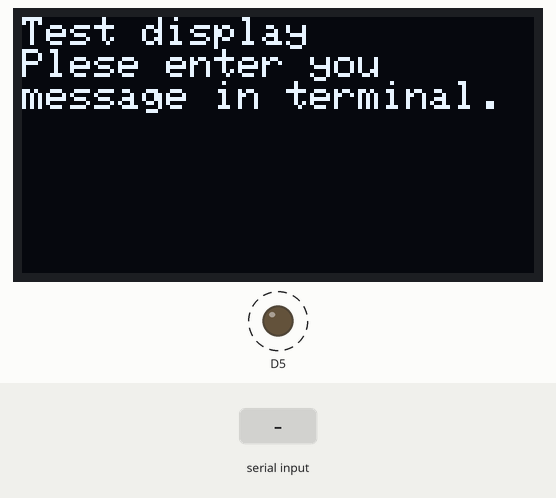
Simulated run of this sketch. Board: ESP8266 (NodeMCU). On the bench: 128×64 one-colour display, output pins drawn as LEDs (lit = HIGH). Dashed ring = blinking. Inputs (shaded band) come from the test bench. What the sketch prints to the serial monitor is not drawn.

Above: at 6.0 s.
6.1 s: "1" received over Serial
At 7.3 s:
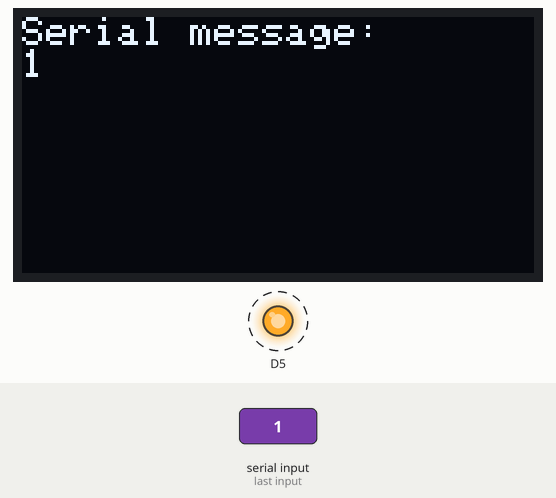
14.4 s: "0" received over Serial
At 15.6 s:
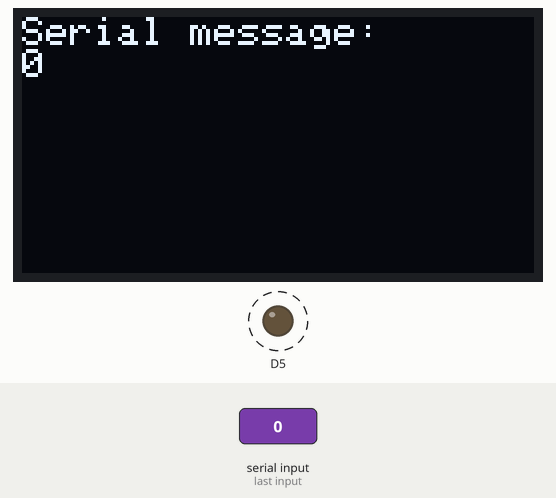
Timing chart, 0 to 22.9 s (numbered marks = the images above; inputs shaded):
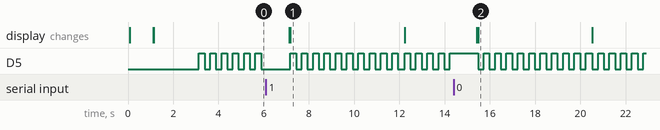

The sketch:

8266_Serail_to_oled.ino
```cpp
#include "display.h"
#include "MyMillis.h"

MyDisplay dsp(&display);

MyMillis millis250(250);
MyMillis millis5000(5000);

String str;
bool readSerialPort();
bool showMessage = true;
bool messageState = false;
bool clearMessage = true;

void setup() {
  dsp.displayInit();
  dsp.displayPrintText((char*)"Init...");
  delay(1000);
  dsp.displayClear();
  dsp.displayPrintText((char*)"Test display\nPlese enter you \nmessage in terminal.");
  pinMode(D5, OUTPUT);
}

void loop() {
  if (showMessage) {
    delay(2000);
    Serial.println("\nEnter you message");
    showMessage = false;
  }

  if (readSerialPort() && messageState) {
    dsp.displayClear();
    dsp.displayPrintText((char*)"Serial message: ");
    dsp.displayPrintText(str);
    Serial.println(str);
    str = "";
    messageState = false;
    clearMessage = true;
  }

  if (millis250.millisInterval()) {
    digitalWrite(D5, HIGH);
  } else {
    digitalWrite(D5, LOW);
  }

  if (clearMessage && millis5000.millisInterval()) {
    dsp.displayClear();
    dsp.displayPrintText((char*)"Test display\nPlese enter you \nmessage in terminal.");
    millis5000.reset();
    messageState = true;
    clearMessage = false;
  }
}

bool readSerialPort() {
  bool status = false;
  if (Serial.available() > 0) {
    str = Serial.readString();
    status = true;
  }

  return status;
}
```

MyMillis.cpp
```cpp
#include "MyMillis.h"

MyMillis::MyMillis(long interval_){
  this->interval = interval_;
  this->millisState = false;
  this->currentMillis = 0;
  this->previousMillis = 0;
}

bool MyMillis::millisInterval() {
  currentMillis = millis();
  if (currentMillis - previousMillis >= interval) {
    // Serial.printf("%d %d %d\n", currentMillis, previousMillis, currentMillis - previousMillis);
    previousMillis = currentMillis;
    if (millisState == false) {
      millisState = true;
    } else {
      millisState = false;
    }
  }

  return millisState;
}

void MyMillis::reset(){
  // millisState = false;
  currentMillis = 0;
  previousMillis = 0;
}
```

MyMillis.h
```cpp
#ifndef _MYMILLIS_H
#define _MYMILLIS_H
#include <Arduino.h>

class MyMillis {
public:
  MyMillis(long interval_);
  bool millisInterval();
  void reset();
private:
  unsigned long previousMillis;
  unsigned long currentMillis;
  bool millisState;
  long interval;
};

#endif
```

display.cpp
```cpp
#include "display.h"

MyDisplay::MyDisplay(Adafruit_SSD1306 *disp){
  this->d = disp;
}

void MyDisplay::displayInit() {
  Serial.begin(115200);

  if (!d->begin(SSD1306_SWITCHCAPVCC, SCREEN_ADDRESS)) {
    Serial.println(F("SSD1306 allocation failed"));
    for (;;);
  }

  d->clearDisplay();
  d->display();
  d->setTextSize(1);
  d->setTextColor(SSD1306_WHITE);
  d->setCursor(0, 0);
  d->clearDisplay();
}

void MyDisplay::displayPrintText(char *data) {
  d->println(data);
  d->display();
}

void MyDisplay::displayPrintText(const Printable& x){
  d->print(x);
  d->display();
}

void MyDisplay::displayPrintText(const String &s){
    d->print(s);
    d->display();
}

void MyDisplay::displayClear(){
  d->setCursor(0, 0);
  d->clearDisplay();
  d->display();
}

void MyDisplay::foundClear(){
  for(int i = 0; i < 512; i++) this->found[i] = '\0';
}
```

display.h
```cpp
#ifndef _DISPLAY_H
#define _DISPLAY_H

#include <Wire.h>
#include <Adafruit_GFX.h>
#include <Adafruit_SSD1306.h>

#define SCREEN_WIDTH 128      // OLED display width, in pixels
#define SCREEN_HEIGHT 64      // OLED display height, in pixels

                              // On an arduino LEONARDO:   2(SDA),  3(SCL), ...
#define OLED_RESET -1         // Reset pin # (or -1 if sharing Arduino reset pin)
#define SCREEN_ADDRESS 0x3C   //< See datasheet for Address; 0x3D for 128x64, 0x3C for 128x32

static Adafruit_SSD1306 display(SCREEN_WIDTH, SCREEN_HEIGHT, &Wire, OLED_RESET);

class MyDisplay {
public:
  MyDisplay(Adafruit_SSD1306 *disp);
  void displayInit();
  void displayPrintText(char *data);
  void displayPrintText(const Printable& x);
  void displayPrintText(const String &s);
  void displayClear();
  void foundClear();
  char found[512];
protected:
  Adafruit_SSD1306 *d;
};

#endif
```

Measured:
- after the input at 6.1 s, the display: first changes after 1.0 s (image 1 shows a later state)
- after the input at 14.4 s, the display: first changes after 1.0 s (image 2 shows a later state)
- by itself, D5: alternates HIGH for 0.25 s and LOW for 0.25 s
